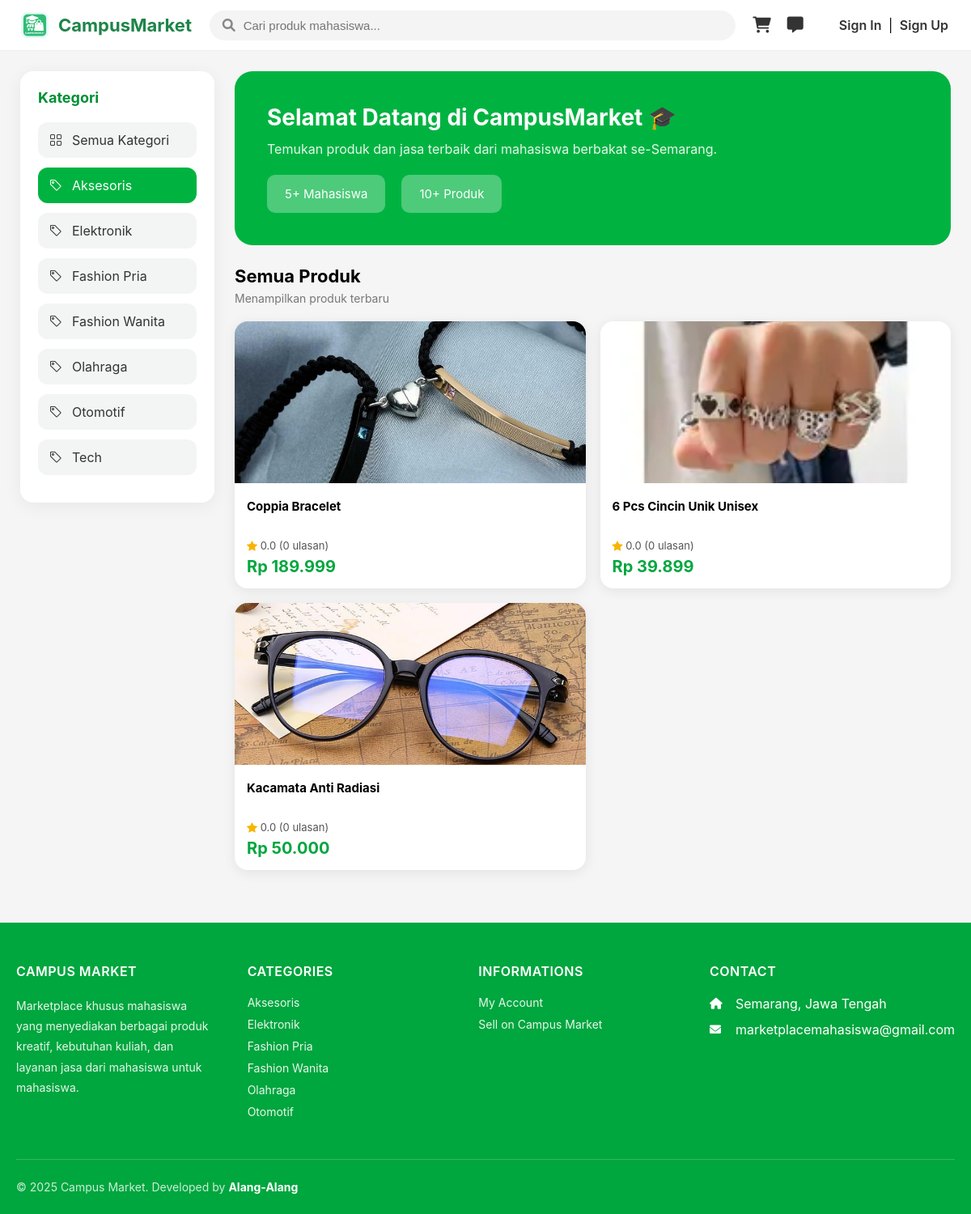
The page /public/index.php?category=5 on the database its author committed.
### tables this page shows
CREATE TABLE `categories` (
  `id` int(11) NOT NULL,
  `name` varchar(255) NOT NULL,
  `slug` varchar(255) NOT NULL,
  `parent_id` int(11) DEFAULT NULL
);

CREATE TABLE `products` (
  `id` int(11) NOT NULL,
  `seller_id` int(11) NOT NULL,
  `category_id` int(11) DEFAULT NULL,
  `name` varchar(255) NOT NULL,
  `slug` varchar(255) NOT NULL,
  `price` decimal(15,2) NOT NULL,
  `stock` int(11) NOT NULL DEFAULT 0,
  `description` text DEFAULT NULL,
  `weight` int(11) DEFAULT NULL,
  `status` enum('active','inactive') NOT NULL DEFAULT 'active',
  `created_at` timestamp NOT NULL DEFAULT current_timestamp(),
  `updated_at` timestamp NOT NULL DEFAULT current_timestamp() ON UPDATE current_timestamp()
);

### public/index.php (the view, shortened to what this page needs)
<?php
require_once "../includes/functions.php";
$user = null;
$total_users = $pdo->query("SELECT COUNT(*) FROM accounts WHERE role IN ('buyer','seller')")->fetchColumn();
$total_products = $pdo->query("SELECT COUNT(*) FROM products")->fetchColumn();
$categories = $pdo->query("SELECT * FROM categories ORDER BY name")->fetchAll();
$category_id = isset($_GET['category']) ? (int) $_GET['category'] : null;
$sql = "
    SELECT
        p.*,
        a.name AS seller_name,
        a.username AS seller_username,
        (
            SELECT url
            FROM product_images
            WHERE product_id = p.id
            ORDER BY is_primary DESC, id ASC
            LIMIT 1
        ) AS thumb,
        (
            SELECT ROUND(AVG(rating),1)
            FROM product_reviews
            WHERE product_id = p.id
        ) AS avg_rating,
        (
            SELECT COUNT(*)
            FROM product_reviews
            WHERE product_id = p.id
        ) AS total_reviews
    FROM products p
    JOIN accounts a ON a.id = p.seller_id
";
if ($category_id) {
    $sql .= " WHERE p.category_id = :cat ";
}
$sql .= " ORDER BY p.created_at DESC LIMIT 18";
$stmt = $pdo->prepare($sql);
if ($category_id) {
    $stmt->bindValue(':cat', $category_id, PDO::PARAM_INT);
}
$stmt->execute();
$products = $stmt->fetchAll();
?>
<!DOCTYPE html>
<html lang="id">
<head>
    <link rel="stylesheet" href="../assets/css/main.css">
    <link rel="stylesheet" href="https://cdn.jsdelivr.net/npm/bootstrap-icons@1.11.1/font/bootstrap-icons.css">
    <link rel="stylesheet" href="../assets/css/header.css">
    <link rel="stylesheet" href="../assets/css/footer.css">
    <link rel="stylesheet" href="https://cdnjs.cloudflare.com/ajax/libs/font-awesome/6.0.0-beta3/css/all.min.css">
</head>
<body>
    <?php
    $iconA = "../assets/images/icontrs.png";
    $iconB = "../../assets/images/icontrs.png";
    $logo  = file_exists($iconA) ? $iconA : $iconB;
    ?>
    <div class="cm-header">
        <div class="cm-container">
            <a href="index.php" class="cm-logo">
                <img src="<?= $logo ?>" alt="Logo">
                <span>CampusMarket</span>
            </a>
            <div class="cm-search">
                <form>
                    <i class="fas fa-search"></i>
                    <input type="text" placeholder="Cari produk mahasiswa...">
                </form>
            </div>
            <div class="cm-menu-right">
                <a href="cart/cart.php" class="cm-icon-btn">
                    <i class="fas fa-shopping-cart"></i>
                </a>
                <a href="chat/index.php" class="cm-icon-btn">
                    <i class="fa-solid fa-message"></i>
                </a>
                <?php if (!$user): ?>
                    <div class="cm-auth">
                        <a href="login.php">Sign In</a> |
                        <a href="register.php">Sign Up</a>
                    </div>
                <?php endif; ?>
            </div>
        </div>
    </div>
    <div class="layout-container">
        <div class="sidebar-box">
            <h3>Kategori</h3>
            <a href="index.php"
                class="cat-item <?= $category_id ? '' : 'active' ?>">
                <i class="bi bi-grid"></i> Semua Kategori
            </a>
            <?php foreach ($categories as $c): ?>
                <a href="index.php?category=<?= $c['id'] ?>"
                    class="cat-item <?= ($category_id == $c['id']) ? 'active' : '' ?>">
                    <i class="bi bi-tag"></i> <?= htmlspecialchars($c['name']) ?>
                </a>
            <?php endforeach; ?>
        </div>
        <div class="main-box">
            <div class="banner-box">
                <h1>Selamat Datang di CampusMarket 🎓</h1>
                <p>Temukan produk dan jasa terbaik dari mahasiswa berbakat se-Semarang.</p>
                <div class="stats">
                    <div class="stat-item"><?= number_format($total_users) ?>+ Mahasiswa</div>
                    <div class="stat-item"><?= number_format($total_products) ?>+ Produk</div>
                </div>
            </div>
            <h2 class="title">Semua Produk</h2>
            <p class="subtitle">Menampilkan produk terbaru</p>
            <div class="product-grid">
                <?php foreach ($products as $p): ?>
                    <a href="product/detail.php?id=<?= $p['id'] ?>" class="product-card">
                        <img src="<?= $p['thumb']
                                        ? '../uploads/products/' . $p['thumb']
                                        : '../assets/img/default-product.jpg' ?>">
                        <div class="product-info">
                            <div class="product-title">
                                <?= htmlspecialchars($p['name']) ?>
                            </div>
                            <div class="rating">
                                <i class="bi bi-star-fill"></i>
                                <?= $p['avg_rating'] ?: '0.0' ?>
                                (<?= $p['total_reviews'] ?> ulasan)
                            </div>
                            <div class="product-price">
                                Rp <?= number_format($p['price'], 0, ',', '.') ?>
                            </div>
                        </div>
                    </a>
                <?php endforeach; ?>
            </div>
        </div>
    </div>
    <br>
    <br>
</body>
<?php include 'components/footer.php'; ?>
</html>

### public/components/footer.php
<?php
$stmt = $pdo->query("
    SELECT id, name
    FROM categories
    ORDER BY name ASC
    LIMIT 6
");
$footer_categories = $stmt->fetchAll(PDO::FETCH_ASSOC);
?>
<link rel="stylesheet" href="../../assets/css/footer.css">
<footer>
  <div class="container">
    <div class="footer-content">
      <div class="footer-section">
        <h5>Campus Market</h5>
        <p>
          Marketplace khusus mahasiswa yang menyediakan berbagai produk kreatif,
          kebutuhan kuliah, dan layanan jasa dari mahasiswa untuk mahasiswa.
        </p>
      </div>
      <div class="footer-section">
        <h5>Categories</h5>
        <?php if ($footer_categories): ?>
          <?php foreach ($footer_categories as $cat): ?>
            <a href="/marketmm/public/index.php?category=<?= $cat['id'] ?>">
              <?= htmlspecialchars($cat['name']) ?>
            </a>
          <?php endforeach; ?>
        <?php else: ?>
          <p>Tidak ada kategori</p>
        <?php endif; ?>
      </div>
      <div class="footer-section">
        <h5>Informations</h5>
        <a href="/marketmm/public/profile/profile.php">My Account</a>
        <a href="/marketmm/public/seller/register_seller.php">Sell on Campus Market</a>
      </div>
      <div class="footer-section">
        <h5>Contact</h5>
        <div class="contact-item">
          <i class="fas fa-home"></i>
          <span>Semarang, Jawa Tengah</span>
        </div>
        <div class="contact-item">
          <i class="fas fa-envelope"></i>
          <span>marketplacemahasiswa@gmail.com</span>
        </div>
      </div>
    </div>
    <div class="footer-bottom">
      <div class="copyright">
        © <?= date('Y') ?> Campus Market. Developed by <strong>Alang-Alang</strong>
      </div>
    </div>
  </div>
</footer>

### assets/css/main.css (style rules this page uses)
* { box-sizing: border-box; }
body { margin: 0; background: #f5f7f6; font-family: "Inter", sans-serif; overflow-x: hidden; }
.layout-container { display: flex; gap: 25px; padding: 25px; }
.sidebar-box { width: 240px; background: #ffffff; padding: 22px; border-radius: 16px; box-shadow: 0 4px 22px rgba(0,0,0,0.06); height: fit-content; }
.sidebar-box h3 { margin: 0 0 20px; font-size: 18px; color: #008f35; }
.cat-item { display: flex; align-items: center; gap: 12px; background: #f2f5f3; padding: 12px 14px; border-radius: 12px; color: #333; margin-bottom: 12px; transition: 0.2s; text-decoration: none; }
.cat-item.active { background: #00b341; color: white; }
.main-box { flex: 1; }
.banner-box { background: #00b341; padding: 40px; border-radius: 22px; color: white; margin-bottom: 25px; }
.banner-box h1 { margin: 0; font-size: 28px; font-weight: 700; }
.banner-box p { opacity: 0.9; margin-top: 12px; }
.stats { display: flex; margin-top: 22px; gap: 20px; }
.stat-item { background: rgba(255,255,255,0.3); padding: 14px 22px; border-radius: 10px; font-size: 15px; }
.title { font-size: 22px; font-weight: 700; margin-bottom: 6px; }
.subtitle { margin-bottom: 20px; font-size: 14px; color: #777; }
.product-grid { display: grid; grid-template-columns: repeat(6, 1fr); gap: 18px; }
.product-card { background: white; border-radius: 16px; overflow: hidden; box-shadow: 0 3px 16px rgba(0,0,0,0.08); transition: 0.2s; display: flex; flex-direction: column; text-decoration: none; color: inherit; display: block; }
.product-card img { width: 100%; height: 200px; object-fit: cover; }
.product-info { padding: 15px; display: flex; flex-direction: column; flex: 1; }
.product-title { font-size: 15px; font-weight: 700; margin-bottom: 10px; display: -webkit-box; -webkit-line-clamp: 2; -webkit-box-orient: vertical; overflow: hidden; text-overflow: ellipsis; height: 40px; line-height: 20px; }
.rating { font-size: 13px; color: #555; margin-bottom: 6px; }
.rating i { color: #f8b400; }
.product-price { font-size: 20px; font-weight: bold; color: #00a63e; margin-top: auto; }
@media (max-width: 1200px) { .product-grid { grid-template-columns: repeat(2, 1fr); } }

### assets/css/header.css (style rules this page uses)
.cm-header { width: 100%; background: #fff; padding: 12px 24px; border-bottom: 1px solid #eee; display: flex; justify-content: center; position: sticky; top: 0; z-index: 999; }
.cm-container { width: 100%; max-width: 1400px; display: flex; align-items: center; justify-content: space-between; gap: 20px; }
.cm-logo { display: flex; align-items: center; gap: 10px; text-decoration: none; }
.cm-logo img { width: 38px; height: 38px; }
.cm-logo span { font-size: 22px; font-weight: 700; color: #1e8449; }
.cm-search { flex: 1; display: flex; justify-content: center; }
.cm-search form { width: 100%; max-width: 650px; background: #f4f4f4; padding: 10px 16px; border-radius: 50px; display: flex; align-items: center; }
.cm-search i { color: #888; margin-right: 10px; }
.cm-search input { width: 100%; background: transparent; border: none; outline: none; font-size: 15px; }
.cm-menu-right { display: flex; align-items: center; gap: 20px; }
.cm-icon-btn { position: relative; color: #333; font-size: 20px; text-decoration: none; }
.cm-auth a { margin: 0 4px; text-decoration: none; color: #333; font-weight: 600; }

### rows shown on the page
categories: name "Aksesoris"
categories: name "Elektronik"
categories: name "Fashion Pria"
categories: name "Fashion Wanita"
categories: name "Olahraga"
categories: name "Otomotif"
categories: name "Tech"
products: shows a picture, name "Coppia Bracelet", avg_rating "0.0", total_reviews "0", price "189.999"
products: shows a picture, name "6 Pcs Cincin Unik Unisex", avg_rating "0.0", total_reviews "0", price "39.899"
products: shows a picture, name "Kacamata Anti Radiasi", avg_rating "0.0", total_reviews "0", price "50.000"

### other values the page prints
$total_users "5"
$total_products "10"
